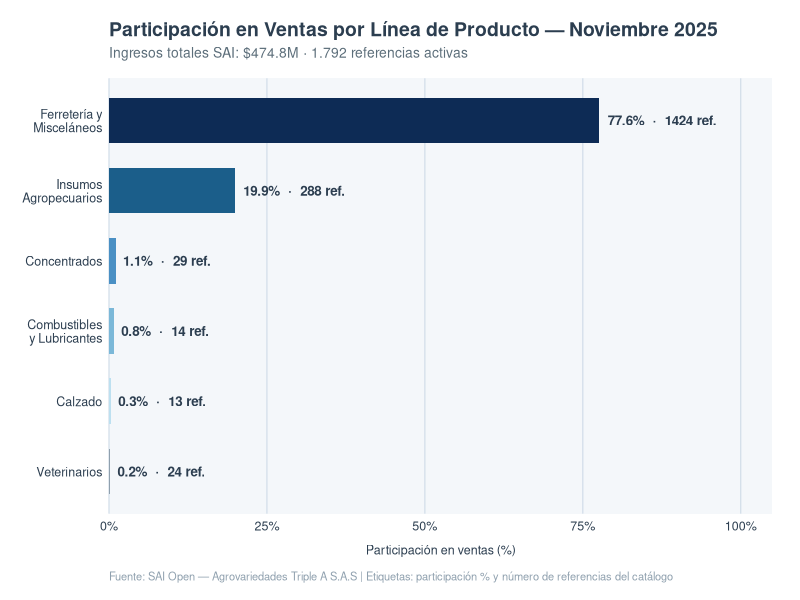
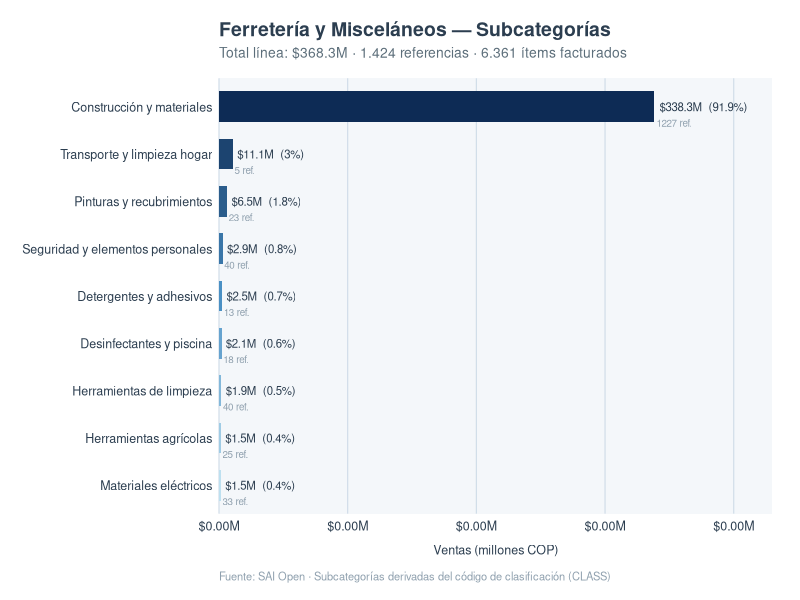
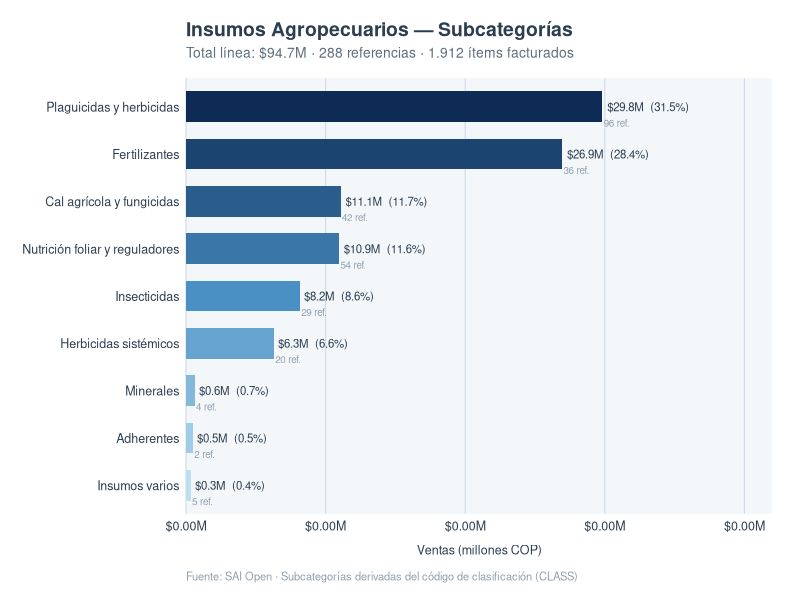
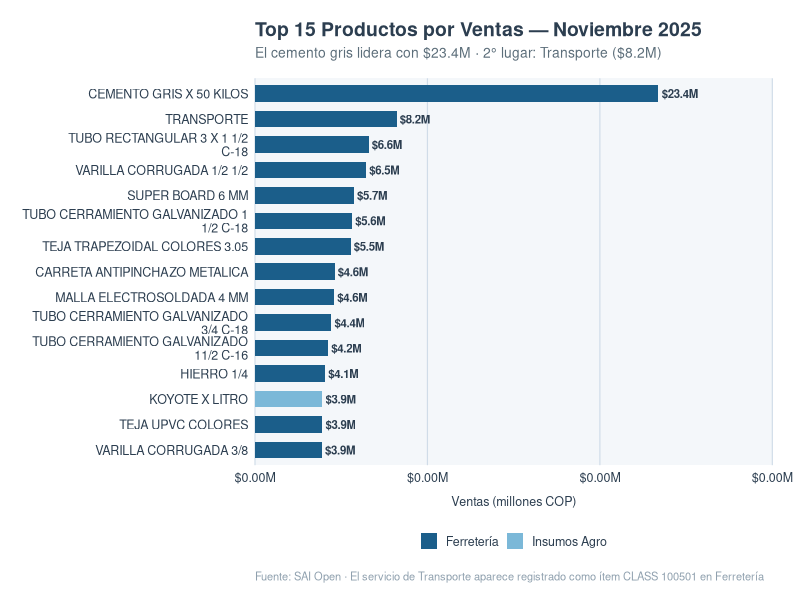

Reproduce these figures in R, in order.
# ══════════════════════════════════════════════════════════════════════
#  CONTEXTO DE LA EMPRESA — Agrovariedades Triple A S.A.S
#  Proyecto en Ingeniería I · 2026-I · Universidad del Valle
#  Fuente: SAI Open — Ventas noviembre 2025 (8.526 registros)
# ══════════════════════════════════════════════════════════════════════

library(readxl)
library(dplyr)
library(ggplot2)
library(scales)
library(tidyr)
library(forcats)
library(gridExtra)
library(stringr)

# ── PALETA Y TEMA ──────────────────────────────────────────────────────
azul_1  <- "#0D2B55"
azul_2  <- "#1B5E8A"
azul_3  <- "#4A90C4"
azul_4  <- "#7BB8D8"
azul_5  <- "#BDE0F0"
gris_f  <- "#F4F7FA"
gris_t  <- "#2C3E50"
gris_l  <- "#8FA0AE"
linea_p <- "#555555"

tema_aaa <- theme_minimal(base_family = "sans") +
  theme(
    plot.background    = element_rect(fill = "white", colour = NA),
    panel.background   = element_rect(fill = gris_f, colour = NA),
    panel.grid.major.y = element_line(colour = "#D0DCE8", linewidth = 0.4),
    panel.grid.major.x = element_blank(),
    panel.grid.minor   = element_blank(),
    plot.title         = element_text(size = 14, face = "bold", colour = gris_t,
                                      margin = margin(b = 4)),
    plot.subtitle      = element_text(size = 10, colour = "#5C6E7A",
                                      margin = margin(b = 12)),
    plot.caption       = element_text(size = 8, colour = gris_l,
                                      hjust = 0, margin = margin(t = 10)),
    axis.text          = element_text(size = 9, colour = gris_t),
    axis.title         = element_text(size = 9, colour = gris_t),
    axis.title.x       = element_text(margin = margin(t = 8)),
    axis.title.y       = element_text(margin = margin(r = 8)),
    legend.position    = "bottom",
    legend.text        = element_text(size = 9, colour = gris_t),
    legend.title       = element_blank(),
    legend.key.size    = unit(0.9, "lines"),
    strip.text         = element_text(size = 10, face = "bold", colour = gris_t),
    plot.margin        = margin(16, 20, 12, 16)
  )

# ── CARGA DE DATOS ─────────────────────────────────────────────────────
df <- read_excel("Ventas del mes de noviembre Virtual.xlsx",
                 sheet = "QPrincipal")

# Limpiar y calcular margen
df <- df %>%
  mutate(
    MARGEN_UNIT = EXTEND - COST * QTYSHIP,
    PCT_MARGEN  = MARGEN_UNIT / EXTEND * 100,
    DESCLINEA   = trimws(DESCLINEA),
    # Etiqueta corta por línea
    LINEA_CORTA = case_when(
      DESCLINEA == "FERRETERIA Y MISCELANEOS"   ~ "Ferretería y\nMisceláneos",
      DESCLINEA == "INSUMOS AGROPECUARIOS"       ~ "Insumos\nAgropecuarios",
      DESCLINEA == "CONCENTRADOS"                ~ "Concentrados",
      DESCLINEA == "COMBUSTIBLES Y LUBRICANTES"  ~ "Combustibles\ny Lubricantes",
      DESCLINEA == "CALZADO"                     ~ "Calzado",
      DESCLINEA == "VETERINARIOS"                ~ "Veterinarios",
      TRUE ~ DESCLINEA
    )
  )

# ── DECODIFICACIÓN DE SUBCATEGORÍAS ────────────────────────────────────
# Ferretería: subcategorías por CLASS
subcat_ferr <- function(cls) {
  case_when(
    cls == 101010 ~ "Construcción y materiales",
    cls == 105010 ~ "Pinturas y recubrimientos",
    cls == 100501 ~ "Transporte y limpieza hogar",
    cls == 101020 ~ "Seguridad y elementos personales",
    cls == 1010   ~ "Detergentes y adhesivos",
    cls == 106010 ~ "Desinfectantes y piscina",
    cls == 104010 ~ "Herramientas de limpieza",
    cls == 102010 ~ "Materiales eléctricos",
    cls == 103010 ~ "Herramientas agrícolas",
    TRUE          ~ "Otros"
  )
}

# Insumos: subcategorías por CLASS
subcat_ins <- function(cls) {
  case_when(
    cls == 10202020 ~ "Plaguicidas y herbicidas",
    cls == 101010   ~ "Fertilizantes",
    cls == 104010   ~ "Cal agrícola y fungicidas",
    cls == 103010   ~ "Nutrición foliar y reguladores",
    cls == 106010   ~ "Insecticidas",
    cls == 105010   ~ "Herbicidas sistémicos",
    cls == 102010   ~ "Minerales",
    cls == 107010   ~ "Adherentes",
    cls == 108010   ~ "Insumos varios",
    TRUE            ~ "Otros"
  )
}

df <- df %>%
  mutate(
    SUBCAT = case_when(
      DESCLINEA == "FERRETERIA Y MISCELANEOS" ~ subcat_ferr(CLASS),
      DESCLINEA == "INSUMOS AGROPECUARIOS"    ~ subcat_ins(CLASS),
      TRUE ~ NA_character_
    )
  )

# ══════════════════════════════════════════════════════════════════════
#  GRÁFICO 1 — Participación en ventas por línea de producto
#  "¿Cuál es el peso de cada área de negocio?"
# ══════════════════════════════════════════════════════════════════════
por_linea <- df %>%
  group_by(LINEA_CORTA) %>%
  summarise(
    ventas       = sum(EXTEND, na.rm = TRUE),
    costo        = sum(COST * QTYSHIP, na.rm = TRUE),
    items_unicos = n_distinct(ITEM),
    registros    = n(),
    .groups = "drop"
  ) %>%
  mutate(
    margen     = ventas - costo,
    pct_margen = margen / ventas * 100,
    pct_ventas = ventas / sum(ventas) * 100,
    LINEA_CORTA = fct_reorder(LINEA_CORTA, ventas)
  )

paleta_lineas <- c(
  "Ferretería y\nMisceláneos"   = azul_1,
  "Insumos\nAgropecuarios"      = azul_2,
  "Concentrados"                 = azul_3,
  "Combustibles\ny Lubricantes"  = azul_4,
  "Calzado"                      = azul_5,
  "Veterinarios"                 = gris_l
)

g1 <- ggplot(por_linea,
             aes(x = LINEA_CORTA, y = pct_ventas, fill = LINEA_CORTA)) +
  geom_col(width = 0.65, show.legend = FALSE) +
  geom_text(aes(label = paste0(round(pct_ventas, 1), "%  ·  ", items_unicos, " ref.")),
            hjust = -0.08, size = 3.4, colour = gris_t, fontface = "bold") +
  coord_flip(clip = "off") +
  scale_fill_manual(values = paleta_lineas) +
  scale_y_continuous(
    labels = function(x) paste0(x, "%"),
    limits = c(0, 105),
    expand = c(0, 0)
  ) +
  labs(
    title    = "Participación en Ventas por Línea de Producto — Noviembre 2025",
    subtitle = "Ingresos totales SAI: $474.8M · 1.792 referencias activas",
    x        = NULL,
    y        = "Participación en ventas (%)",
    caption  = "Fuente: SAI Open — Agrovariedades Triple A S.A.S | Etiquetas: participación % y número de referencias del catálogo"
  ) +
  tema_aaa +
  theme(panel.grid.major.y = element_blank(),
        panel.grid.major.x = element_line(colour = "#D0DCE8", linewidth = 0.4))


# ══════════════════════════════════════════════════════════════════════
#  GRÁFICO 3 — Subcategorías dentro de Ferretería y Misceláneos
#  "¿Qué vende Ferretería realmente?"
# ══════════════════════════════════════════════════════════════════════
ferr_sub <- df %>%
  filter(DESCLINEA == "FERRETERIA Y MISCELANEOS", !is.na(SUBCAT)) %>%
  group_by(SUBCAT) %>%
  summarise(
    ventas       = sum(EXTEND, na.rm = TRUE),
    items_unicos = n_distinct(ITEM),
    .groups = "drop"
  ) %>%
  mutate(
    pct        = ventas / sum(ventas) * 100,
    SUBCAT     = fct_reorder(SUBCAT, ventas),
    etiqueta   = paste0("$", round(ventas / 1e6, 1), "M  (", round(pct, 1), "%)")
  )

paleta_ferr <- colorRampPalette(c(azul_5, azul_3, azul_1))(nrow(ferr_sub))

g3 <- ggplot(ferr_sub,
             aes(x = SUBCAT, y = ventas / 1e6, fill = SUBCAT)) +
  geom_col(width = 0.65, show.legend = FALSE) +
  geom_text(aes(label = etiqueta),
            hjust = -0.06, size = 2.9, colour = gris_t) +
  geom_text(aes(label = paste0(items_unicos, " ref.")),
            hjust = -0.06, vjust = 2.5, size = 2.5, colour = gris_l) +
  coord_flip(clip = "off") +
  scale_fill_manual(values = setNames(paleta_ferr, levels(ferr_sub$SUBCAT))) +
  scale_y_continuous(
    labels = label_dollar(prefix = "$", suffix = "M", scale = 1/1e6,
                          big.mark = "."),
    limits = c(0, 430),
    expand = c(0, 0)
  ) +
  labs(
    title    = "Ferretería y Misceláneos — Subcategorías",
    subtitle = "Total línea: $368.3M · 1.424 referencias · 6.361 ítems facturados",
    x        = NULL,
    y        = "Ventas (millones COP)",
    caption  = "Fuente: SAI Open · Subcategorías derivadas del código de clasificación (CLASS)"
  ) +
  tema_aaa +
  theme(panel.grid.major.y = element_blank(),
        panel.grid.major.x = element_line(colour = "#D0DCE8", linewidth = 0.4))

# ══════════════════════════════════════════════════════════════════════
#  GRÁFICO 4 — Subcategorías dentro de Insumos Agropecuarios
#  "¿Qué tipo de insumos mueve el área agro?"
# ══════════════════════════════════════════════════════════════════════
ins_sub <- df %>%
  filter(DESCLINEA == "INSUMOS AGROPECUARIOS", !is.na(SUBCAT)) %>%
  group_by(SUBCAT) %>%
  summarise(
    ventas       = sum(EXTEND, na.rm = TRUE),
    items_unicos = n_distinct(ITEM),
    .groups = "drop"
  ) %>%
  mutate(
    pct      = ventas / sum(ventas) * 100,
    SUBCAT   = fct_reorder(SUBCAT, ventas),
    etiqueta = paste0("$", round(ventas / 1e6, 1), "M  (", round(pct, 1), "%)")
  )

paleta_ins <- colorRampPalette(c(azul_5, azul_3, azul_1))(nrow(ins_sub))

g4 <- ggplot(ins_sub,
             aes(x = SUBCAT, y = ventas / 1e6, fill = SUBCAT)) +
  geom_col(width = 0.65, show.legend = FALSE) +
  geom_text(aes(label = etiqueta),
            hjust = -0.06, size = 2.9, colour = gris_t) +
  geom_text(aes(label = paste0(items_unicos, " ref.")),
            hjust = -0.06, vjust = 2.5, size = 2.5, colour = gris_l) +
  coord_flip(clip = "off") +
  scale_fill_manual(values = setNames(paleta_ins, levels(ins_sub$SUBCAT))) +
  scale_y_continuous(
    labels = label_dollar(prefix = "$", suffix = "M", scale = 1/1e6,
                          big.mark = "."),
    limits = c(0, 42),
    expand = c(0, 0)
  ) +
  labs(
    title    = "Insumos Agropecuarios — Subcategorías",
    subtitle = "Total línea: $94.7M · 288 referencias · 1.912 ítems facturados",
    x        = NULL,
    y        = "Ventas (millones COP)",
    caption  = "Fuente: SAI Open · Subcategorías derivadas del código de clasificación (CLASS)"
  ) +
  tema_aaa +
  theme(panel.grid.major.y = element_blank(),
        panel.grid.major.x = element_line(colour = "#D0DCE8", linewidth = 0.4))

# ══════════════════════════════════════════════════════════════════════
#  GRÁFICO 5 — Top 15 productos más vendidos (por ingresos)
#  "¿Cuáles son los productos estrella?"
# ══════════════════════════════════════════════════════════════════════
top15 <- df %>%
  group_by(DESCRIPCION, DESCLINEA) %>%
  summarise(
    ventas    = sum(EXTEND, na.rm = TRUE),
    unidades  = sum(QTYSHIP, na.rm = TRUE),
    .groups = "drop"
  ) %>%
  slice_max(ventas, n = 15) %>%
  mutate(
    DESCRIPCION = str_wrap(DESCRIPCION, 30),
    DESCRIPCION = fct_reorder(DESCRIPCION, ventas),
    linea_corta = case_when(
      DESCLINEA == "FERRETERIA Y MISCELANEOS" ~ "Ferretería",
      DESCLINEA == "INSUMOS AGROPECUARIOS"    ~ "Insumos Agro",
      TRUE ~ DESCLINEA
    )
  )

g5 <- ggplot(top15,
             aes(x = DESCRIPCION, y = ventas / 1e6,
                 fill = linea_corta)) +
  geom_col(width = 0.65) +
  geom_text(aes(label = paste0("$", round(ventas / 1e6, 1), "M")),
            hjust = -0.1, size = 2.9, colour = gris_t, fontface = "bold") +
  coord_flip(clip = "off") +
  scale_fill_manual(
    values = c("Ferretería" = azul_2, "Insumos Agro" = azul_4)
  ) +
  scale_y_continuous(
    labels = label_dollar(prefix = "$", suffix = "M", scale = 1/1e6,
                          big.mark = "."),
    limits = c(0, 30),
    expand = c(0, 0)
  ) +
  labs(
    title    = "Top 15 Productos por Ventas — Noviembre 2025",
    subtitle = "El cemento gris lidera con $23.4M · 2° lugar: Transporte ($8.2M)",
    x        = NULL,
    y        = "Ventas (millones COP)",
    caption  = "Fuente: SAI Open · El servicio de Transporte aparece registrado como ítem CLASS 100501 en Ferretería"
  ) +
  tema_aaa +
  theme(panel.grid.major.y = element_blank(),
        panel.grid.major.x = element_line(colour = "#D0DCE8", linewidth = 0.4))

# ══════════════════════════════════════════════════════════════════════
#  GRÁFICO 7 — Distribución diaria de facturas emitidas (actividad)
#  "¿Cómo es el ritmo de operación del negocio?"
# ══════════════════════════════════════════════════════════════════════
por_dia <- df %>%
  mutate(DIA = as.integer(format(as.Date(FECHA), "%d"))) %>%
  group_by(DIA) %>%
  summarise(
    facturas = n_distinct(NUMBER),
    ventas   = sum(EXTEND, na.rm = TRUE),
    .groups  = "drop"
  )


# ══════════════════════════════════════════════════════════════════════
#  EXPORTAR todos los gráficos
# ══════════════════════════════════════════════════════════════════════

ggsave("g1_ventas_por_linea.png",      g1, width = 10, height = 5.5, dpi = 160)
ggsave("g3_subcategorias_ferr.png",    g3, width = 11, height = 5.5, dpi = 160)
ggsave("g4_subcategorias_ins.png",     g4, width = 11, height = 5.5, dpi = 160)
ggsave("g5_top15_productos.png",       g5, width = 11, height = 7,   dpi = 160)
